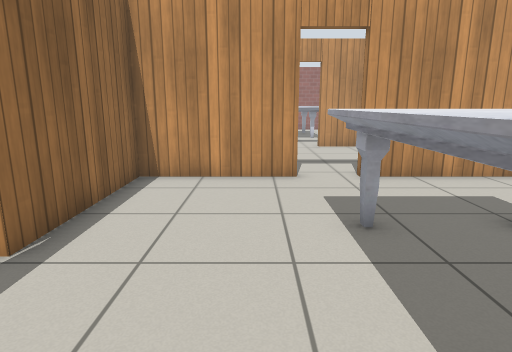
view 1 (above)

19 first-person views from a walk through a Gazebo world. The camera is 1 m above the floor, tilts 12° down and sees 75° across. The floor is counted in squares, 0.5 m on a side. Each view is taken from the middle of a square. On the plan, view 1 faces up. The plan holds only what a view shows up to about 18 squares ahead; the rest is blank. Gazebo's built-in surfaces are drawn with simple patterns.

view 2
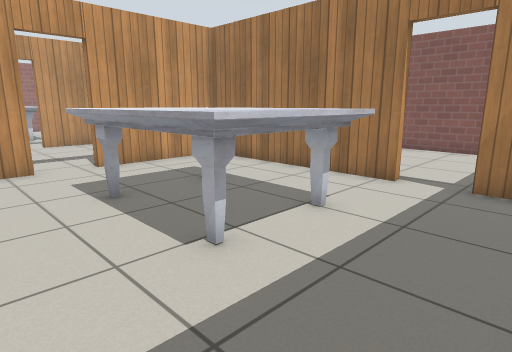

view 3
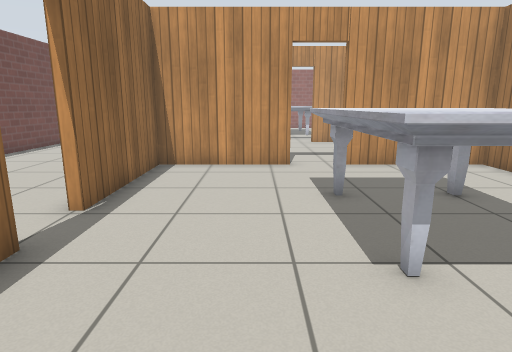

view 4
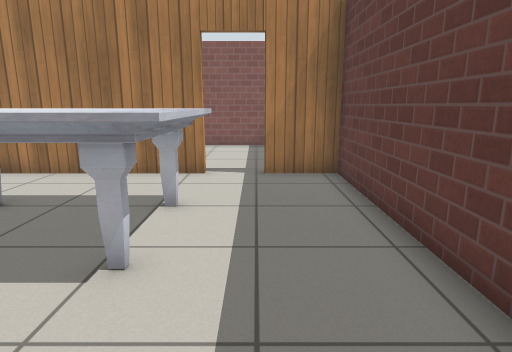

view 5
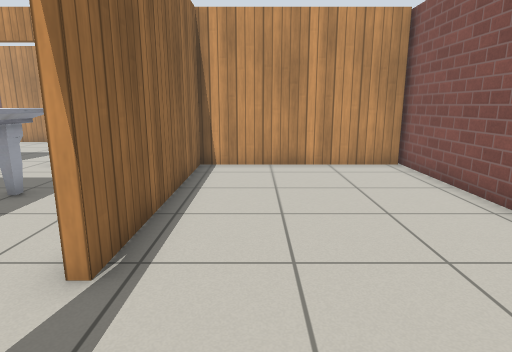

view 6
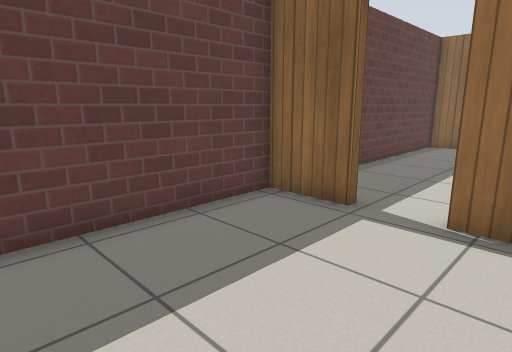

view 7
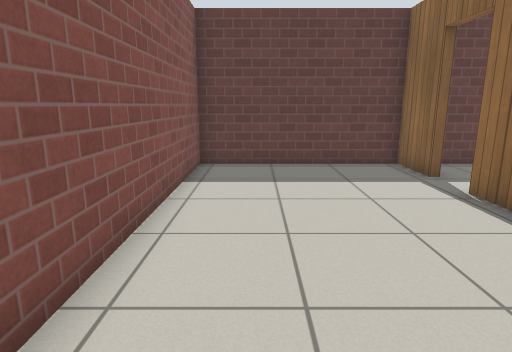

view 8
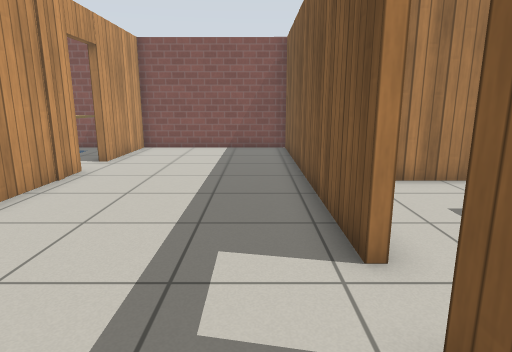

view 9
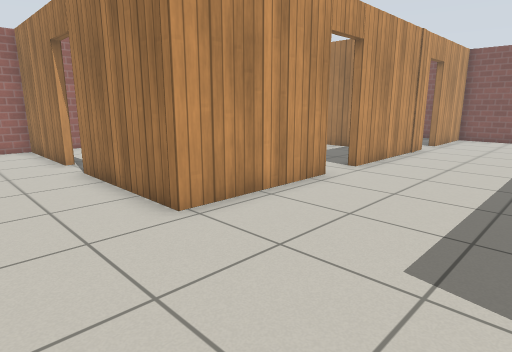

view 10
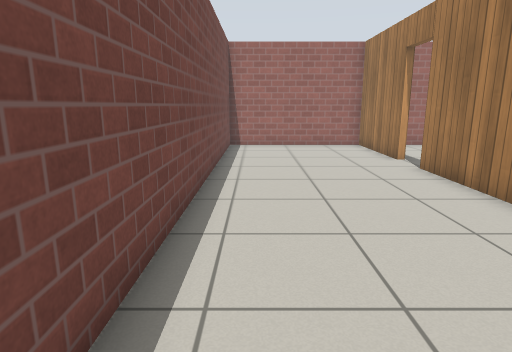

view 11
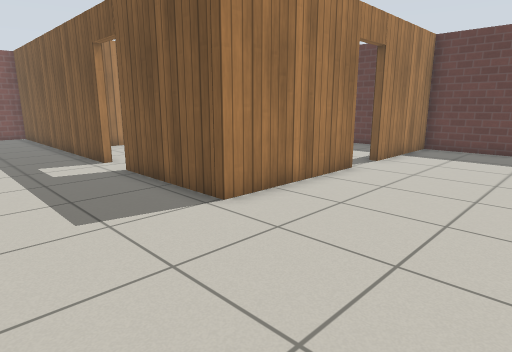

view 12
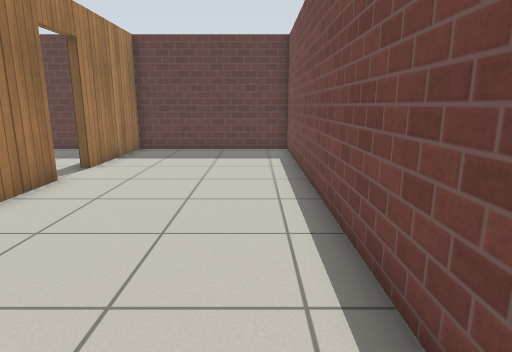

view 13
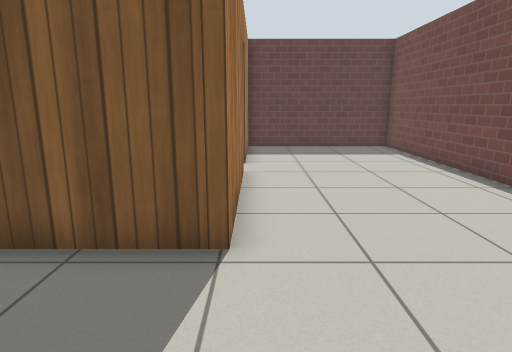

view 14
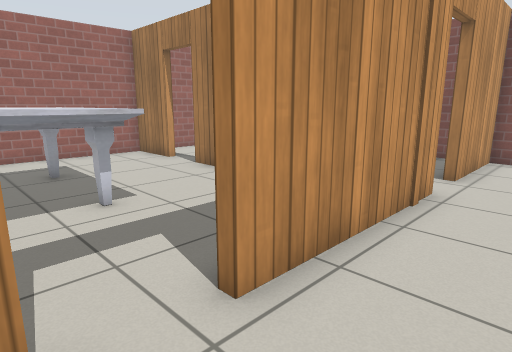

view 15
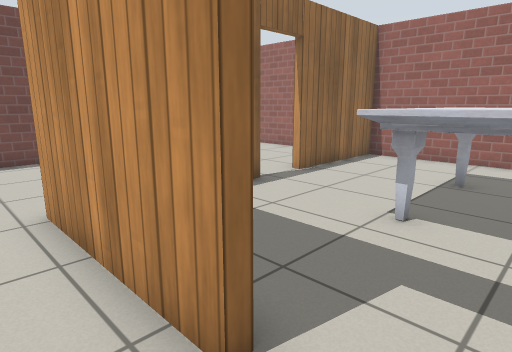

view 16
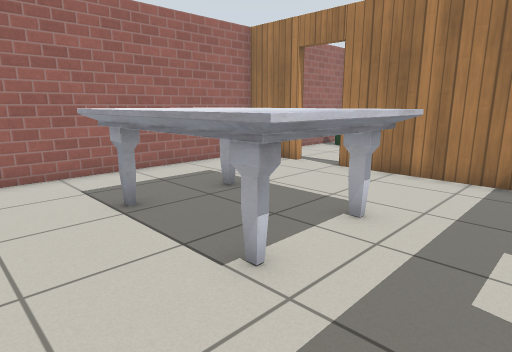

view 17
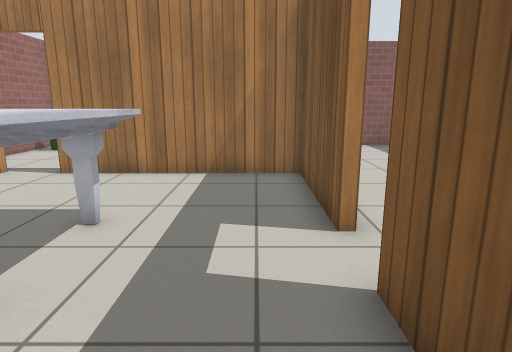

view 18
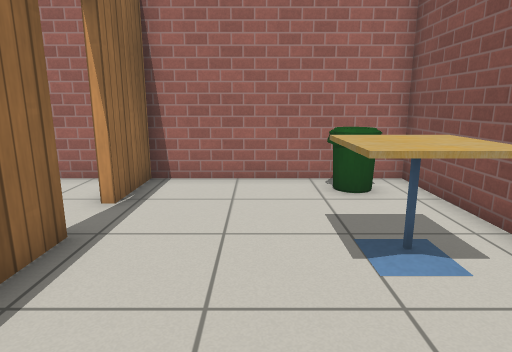

view 19
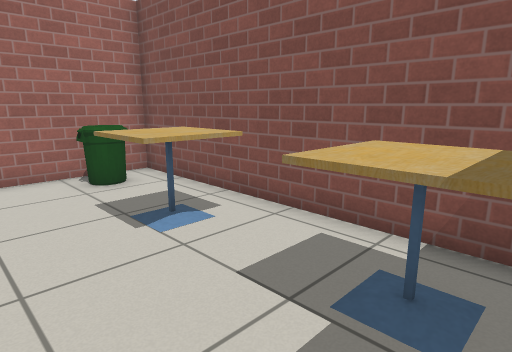

### Floor plan
Points are (right, up) in squares from view 1. A wall is a line through its corners. A room is listed if a view was taken in it or the views show most of it. See-through windows are left out.
Room 1 (views 1, 2, 3, 4)
walls: (7.8, 1.5) (7.8, 9.3) (2.9, 9.3); (1.2, 9.3) (-3.3, 9.3) (-3.3, 4.1); (-3.3, -1.2) (-3.3, -2.5); (-3.1, -2.4) (7.8, -2.4) (7.8, -0.2)
ways out: open door at (8, 0.5) to room 2; open door at (-3.3, 3.3) to room 3; open door at (2.3, 9.3) to room 3
objects: marble table (2, 1) to (5, 6)
Room 2 (views 5, 6, 7)
walls: (8.1, -0.2) (8.1, -2.4) (14.9, -2.4) (15, 10); (15, 9.3) (8.1, 9.3) (8.1, 1.5)
ways out: open door at (8, 0.5) to room 1
Room 3 (views 8, 9, 10, 11, 12, 13, 14, 15)
walls: (1.4, 16.4) (-3.6, 16.4) (-3.6, 21.6); (2.9, 9.6) (14.9, 9.6); (-3.6, 4.1) (-3.6, 9.6) (1.2, 9.6); (-3.6, 23.4) (-3.6, 28.1) (-10.3, 28.1) (-10.5, -2.4) (-3.1, -2.4); (9.1, 16.4) (3, 16.4); (-3.6, -2.5) (-3.6, 2.4); (15, 10) (15, 16.4) (10.9, 16.4) (10.9, 16.7)
ways out: open door at (-3.3, 3.3) to room 1; open door at (2.3, 9.3) to room 1; open door at (-3.5, 22.5) to room 4; open door at (2.3, 16.7) to room 4; open door at (10, 16.8) to room 5
Room 4 (views 16, 17)
walls: (7.8, 25.6) (7.8, 28.1) (-3.3, 28.1) (-3.3, 23.4); (3, 16.7) (7.8, 16.7) (7.8, 23.9); (-0.6, 16.7) (1.4, 16.7)
ways out: open door at (-3.5, 22.5) to room 3; open door at (2.3, 16.7) to room 3; open door at (8, 24.5) to room 5
objects: marble table (1, 20) to (4, 25)
Room 5 (views 18, 19)
walls: (8.1, 23.9) (8.1, 22.5); (15, 17.8) (15.1, 28.1) (8.1, 28.1) (8.1, 25.6)
ways out: open door at (10, 16.8) to room 3; open door at (8, 24.5) to room 4
objects: cafe table (12, 23) to (14, 24); cafe table (13, 18) to (14, 20); bin (13, 27) to (14, 27)

Where each view was taken, in squares from view 1:
view 1: 0 up, 0 right, facing up
view 2: 2 down, 1 left, facing up-right
view 3: 2 down, 0 right, facing up
view 4: 0 up, 2 left, facing right
view 5: 2 down, 10 right, facing up
view 6: 3 up, 14 right, facing down-left
view 7: 9 up, 13 right, facing down
view 8: 11 up, 1 left, facing right
view 9: 11 up, 7 left, facing up-right
view 10: 11 up, 9 left, facing up
view 11: 14 up, 9 left, facing down-right
view 12: 13 up, 9 left, facing down
view 13: 14 up, 4 left, facing down
view 14: 14 up, 1 right, facing up-right
view 15: 15 up, 3 right, facing up-left
view 16: 18 up, 2 left, facing up-right
view 17: 18 up, 2 left, facing right
view 18: 19 up, 11 right, facing up
view 19: 18 up, 10 right, facing up-right
